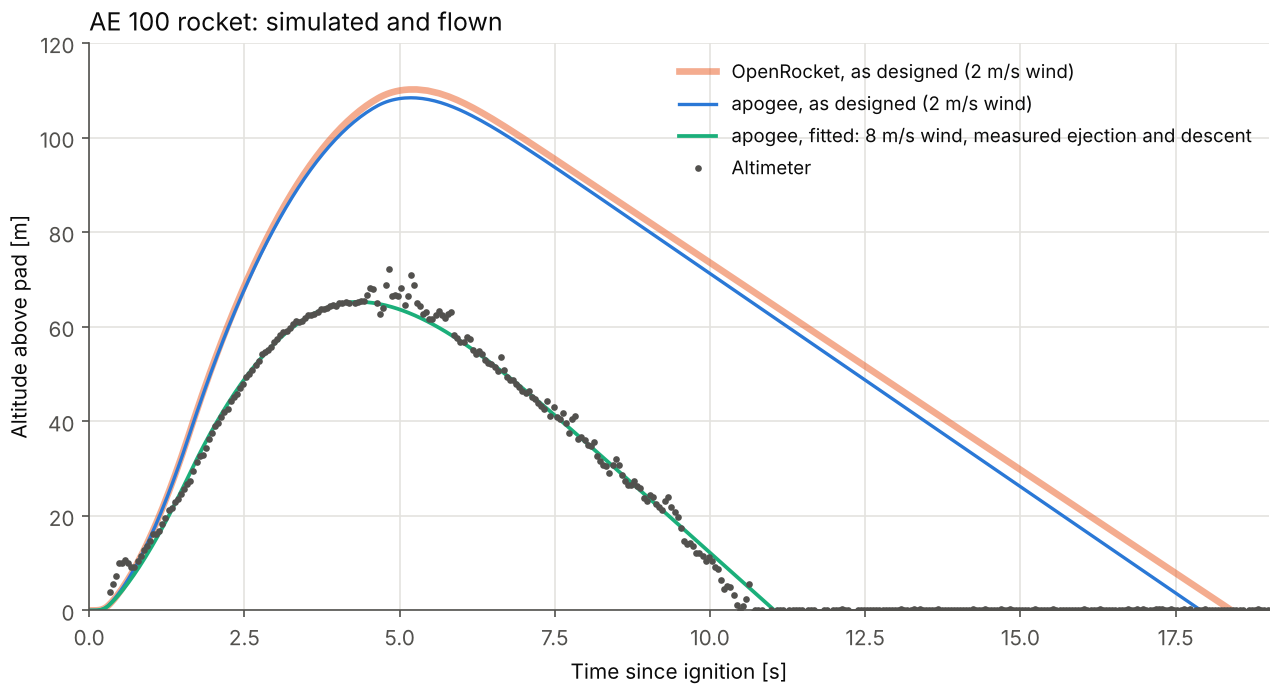

This chart was generated by the following Python code:
"""What would have to be true for the simulator to reproduce the real flight?

The rocket in this folder flew to 212 ft on a windy day, against about 360 ft simulated.
The wind was not measured. This script finds the wind speed that makes the simulated climb
match the altimeter, then reads the ejection delay and the parachute's drag off the trace.

    python validation/ae100/flight.py [--plot flight.png]

Two things about a barometric altimeter matter here:

- It turns pressure into altitude assuming a standard atmosphere. On a hot day the air is
  thinner, a metre of climb drops the pressure less, and the altimeter reads low: by 6%
  at the 88 F it recorded. The simulated altitudes are converted to what the altimeter
  would have read before they are compared.
- It starts recording when it detects the launch, not at ignition, so its clock is offset
  from the simulation's by an unknown fraction of a second. The offset is fitted too.
"""

from __future__ import annotations

import argparse
import copy
from dataclasses import dataclass
from pathlib import Path

import numpy as np
from scipy.optimize import minimize_scalar

from apogee import simulate
from apogee.config import build_config, read_config
from apogee.flight import FlightResult
from apogee.openrocket import read_simulation

HERE = Path(__file__).parent
FT = 0.3048
SITE_ELEVATION = 436 * FT  # from the altimeter's header [m]
STANDARD_TEMPERATURE = 288.15 - 0.0065 * SITE_ELEVATION  # at the site [K]
# The climb is fitted from when the altimeter's readings settle to just before ejection.
FIT_FROM, DESCENT_FROM, DESCENT_TO = 0.5, 5.6, 10.0  # altimeter clock [s]


def read_altimeter(path: Path) -> tuple[np.ndarray, np.ndarray, float]:
    """Time [s], altitude above the pad [m] and mean temperature [K]."""
    data = np.loadtxt(path, delimiter=",", comments="#", skiprows=5)
    return data[:, 0], data[:, 1] * FT, float((data[:, 3].mean() - 32.0) / 1.8 + 273.15)


class Flight:
    """The design flown at the real launch site, with the unknowns left adjustable."""

    def __init__(self, temperature: float) -> None:
        self.data = read_config(HERE / "config.toml")
        self.offset = temperature - STANDARD_TEMPERATURE
        # What the altimeter reads for each metre actually climbed.
        self.indicated = STANDARD_TEMPERATURE / temperature

    def fly(
        self, wind: float, extra_mass: float = 0.0, delay: float = 3.0, chute_cd: float = 0.8
    ) -> FlightResult:
        data = copy.deepcopy(self.data)
        data["environment"] = {
            "site_elevation_m": SITE_ELEVATION,
            "temperature_offset_K": self.offset,
            "wind_speed_mps": wind,
        }
        payload = next(m for m in data["mass"] if m["name"] == "payload")
        payload["mass_kg"] += extra_mass
        data["parachute"][0].update(cd=chute_cd, delay_s=delay)
        cfg = build_config(data, HERE)
        return simulate(cfg.rocket, cfg.environment, cfg.rail)


def misfit(result: FlightResult, scale: float, t: np.ndarray, h: np.ndarray) -> tuple[float, float]:
    """RMS altitude error [m] at the best clock offset [s] between altimeter and ignition."""
    best = (np.inf, 0.0)
    for offset in np.arange(-0.3, 1.5, 0.005):
        error = np.interp(t + offset, result.time, result.z) * scale - h
        rms = float(np.sqrt(np.mean(error**2)))
        if rms < best[0]:
            best = (rms, float(offset))
    return best


@dataclass
class Fit:
    """The real flight read through the simulator."""

    temperature: float  # air temperature from the altimeter [K]
    recorded_apogee: float  # as the altimeter read it [m]
    designed: FlightResult  # the design, at the real site and temperature
    wind: float  # wind that reproduces the climb [m/s]
    windy: FlightResult
    rms: float  # altitude error of that fit over the climb [m]
    clock_offset: float  # altimeter clock behind ignition [s]
    ejection_delay: float  # burnout to ejection [s]
    descent_rate: float  # measured, corrected for temperature [m/s]
    chute_cd: float  # parachute drag coefficient that gives that descent rate
    fitted: FlightResult  # wind, ejection delay and parachute drag all as measured
    extra_mass: float  # the other explanation: extra mass with no wind [kg]
    extra_mass_rms: float


def analyse() -> tuple[Fit, Flight, np.ndarray, np.ndarray]:
    t, h, temperature = read_altimeter(HERE / "altimeter.csv")
    ejection = t[np.argmin(h)]  # the ejection charge shows as one wildly low reading
    climb = (t >= FIT_FROM) & (t < ejection - 0.02)
    flight = Flight(temperature)

    def wind_error(wind: float) -> float:
        return misfit(flight.fly(wind), flight.indicated, t[climb], h[climb])[0]

    def mass_error(extra: float) -> float:
        return misfit(flight.fly(0.0, extra), flight.indicated, t[climb], h[climb])[0]

    wind = float(minimize_scalar(wind_error, bounds=(0.0, 15.0), method="bounded").x)
    extra = float(minimize_scalar(mass_error, bounds=(0.0, 0.2), method="bounded").x)
    windy = flight.fly(wind)
    rms, offset = misfit(windy, flight.indicated, t[climb], h[climb])

    delay = ejection + offset - windy.events["burnout"].time
    descent = (t >= DESCENT_FROM) & (t <= DESCENT_TO)
    measured_rate = float(-np.polyfit(t[descent], h[descent], 1)[0] / flight.indicated)
    chute_cd = 0.8 * (windy.landing_descent_rate / measured_rate) ** 2
    fit = Fit(
        temperature=temperature,
        recorded_apogee=float(h[t < ejection].max()),
        designed=flight.fly(2.0),
        wind=wind,
        windy=windy,
        rms=rms,
        clock_offset=offset,
        ejection_delay=delay,
        descent_rate=measured_rate,
        chute_cd=chute_cd,
        fitted=flight.fly(wind, delay=delay, chute_cd=chute_cd),
        extra_mass=extra,
        extra_mass_rms=mass_error(extra),
    )
    return fit, flight, t, h


def main() -> None:
    parser = argparse.ArgumentParser(description=__doc__.splitlines()[0])
    parser.add_argument("--plot", metavar="PNG", help="save the comparison plot")
    args = parser.parse_args()
    fit, flight, t, h = analyse()
    low = 1.0 - flight.indicated

    print(f"Air temperature from the altimeter: {fit.temperature - 273.15:.1f} C, so it reads")
    print(f"  {100 * low:.1f}% low. Recorded apogee {fit.recorded_apogee:.1f} m,")
    print(f"  about {fit.recorded_apogee / flight.indicated:.1f} m in fact.\n")
    print("As designed (2 m/s wind), at this site and temperature:")
    print(f"  apogee {fit.designed.apogee:.1f} m,", end=" ")
    print(f"descent {fit.designed.landing_descent_rate:.1f} m/s\n")
    print("Fitted to the altimeter's climb:")
    print(f"  wind                {fit.wind:5.1f} m/s  ({fit.wind * 2.23694:.0f} mph),", end=" ")
    print(f"{fit.rms:.1f} m RMS error")
    print(f"  apogee              {fit.windy.apogee:5.1f} m", end="    ")
    print(f"({fit.windy.apogee * flight.indicated:.1f} m on the altimeter)")
    print(f"  top vertical speed  {fit.windy.vz.max():5.1f} m/s  (altimeter's estimate: 26.5)")
    print(f"  ejection delay      {fit.ejection_delay:5.2f} s    (nominal 3)")
    print(f"  descent rate        {fit.descent_rate:5.1f} m/s", end="  ")
    print(f"(predicted {fit.windy.landing_descent_rate:.1f})")
    print(f"  parachute Cd        {fit.chute_cd:5.2f}      (design 0.8)\n")
    print("The climb alone cannot tell wind from weight. No wind and a rocket")
    print(f"  {1000 * fit.extra_mass:.0f} g heavier than designed fits as well", end=" ")
    print(f"({fit.extra_mass_rms:.1f} m RMS).")
    print("  The design's masses are the measured ones, which leaves the wind.")

    if args.plot:
        plot(args.plot, t, h, fit, flight)
        print(f"\nWrote {args.plot}")


def plot(path: str, t: np.ndarray, h: np.ndarray, fit: Fit, flight: Flight) -> None:
    import matplotlib

    matplotlib.use("Agg")
    import matplotlib.pyplot as plt

    from apogee.plots import GRID, INK, INK_MUTED, SERIES

    sim = read_simulation(HERE / "ae100.ork")
    designed, fitted, offset = fit.designed, fit.fitted, fit.clock_offset
    ejection = t[np.argmin(h)]
    fig, ax = plt.subplots(figsize=(8.5, 4.6), layout="constrained")
    ax.plot(
        sim.time, sim["Altitude"], color=SERIES[1], linewidth=3.2, alpha=0.55,
        label="OpenRocket, as designed (2 m/s wind)",
    )  # fmt: skip
    ax.plot(
        designed.time, designed.z, color=SERIES[0], linewidth=1.6,
        label="apogee, as designed (2 m/s wind)",
    )  # fmt: skip
    ax.plot(
        fitted.time, fitted.z * flight.indicated, color=SERIES[2], linewidth=1.8,
        label=f"apogee, fitted: {fit.wind:.0f} m/s wind, measured ejection and descent",
    )  # fmt: skip
    good = np.abs(t - ejection) > 0.02
    ax.plot(
        t[good] + offset, h[good], "o", color=INK_MUTED, markersize=3.2, markeredgewidth=0,
        label="Altimeter",
    )  # fmt: skip
    ax.set_xlim(0, 19)
    ax.set_ylim(0, 120)
    ax.set_xlabel("Time since ignition [s]", color=INK)
    ax.set_ylabel("Altitude above pad [m]", color=INK)
    ax.grid(True, color=GRID, linewidth=0.8)
    ax.set_axisbelow(True)
    for side in ("top", "right"):
        ax.spines[side].set_visible(False)
    for side in ("left", "bottom"):
        ax.spines[side].set_color(INK_MUTED)
    ax.tick_params(colors=INK_MUTED)
    ax.legend(frameon=False, labelcolor=INK, loc="upper right", fontsize=9)
    ax.set_title("AE 100 rocket: simulated and flown", loc="left", color=INK, fontsize=12)
    fig.savefig(path, dpi=150)


if __name__ == "__main__":
    main()
